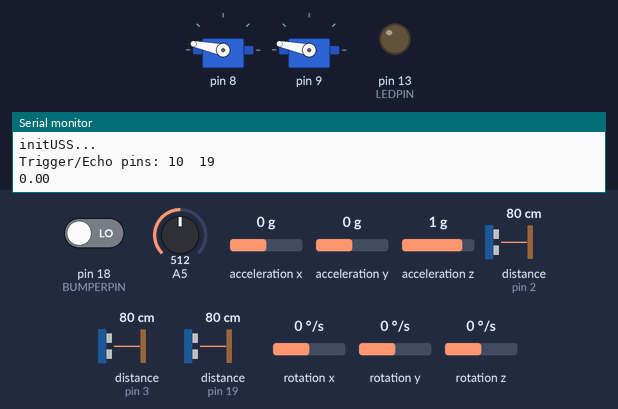
Recording of a sketch running on a simulated Arduino Mega 2560, built with avr-gcc and run on an emulated ATmega2560. Parts: 2 × servo, output pins drawn as LEDs (lit = HIGH), the last lines printed to the serial monitor. Wiring (inferred from the names in the program): 3 × ultrasonic range finder: trigger pin 10, echo pin 19 / trigger pin 11, echo pin 3 / trigger pin 12, echo pin 2; MPU-9250 motion sensor at I2C address 0x68. Dashed ring = blinking. The test bench sets the inputs (shaded band); at power-on: A5 = 512, pin 18 (BUMPERPIN) LOW, acceleration x 0 g, acceleration y 0 g, acceleration z 1 g, distance to the obstacle (sensors on pin 2, pin 3, pin 19) 80 cm, rotation x 0 °/s, rotation y 0 °/s, rotation z 0 °/s. The echo pulse lasts 58.3 µs per cm; random numbers use the default seed unless the sketch sets one; pins used as bus, display or sensor lines are not drawn.

Above: at 11.1 s.
11.2 s: A5 set to 142
At 11.9 s:
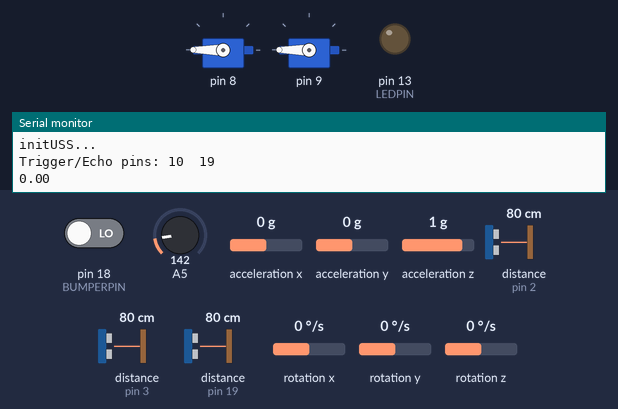
14.2 s: A5 set to 119
At 14.7 s:
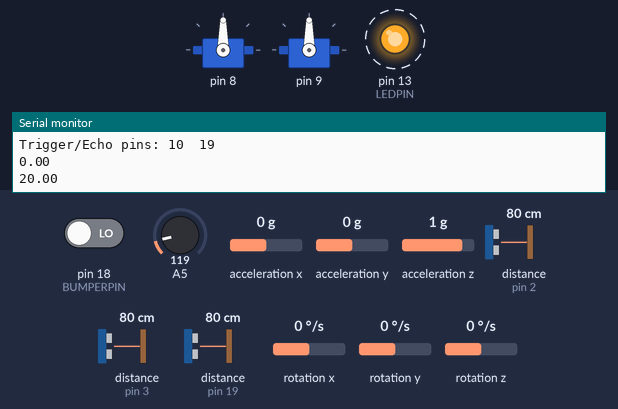
Timing chart, 0 to 23.2 s (numbered marks = the images above; inputs shaded):
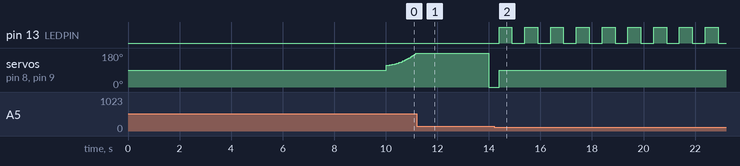

Measured:
- the behaviour switches between 130 and 129 on A5 (found by bisection; images 1 and 2)
- after the input at 14.2 s, pin 13 (LEDPIN): alternates HIGH for 0.50 s and LOW for 0.50 s, starting after 0.20 s

The sketch:

RKG.ino
```cpp
/////////////////////
// :::  Includes :::
/////////////////////
#include "Config.h"
#include "IMU.h"
#include "Motor.h"
#include "Cutting.h"
#include "IR.h"
#include "USS.h"
#include "ObjectManagement.h"
#include <TimerOne.h>


//////////////////////////////
// ::: Regulator Variables :::
//////////////////////////////
// Time
unsigned long timer_us;
static uint32_t pidTimer_us = 0;
double h;

// Reference values
float ref_angle = 0;
float ref_left;
float ref_right;

// Reference error
float e_angle;
float e_left;
float e_right;
float e_old_left;
float e_old_right;

// PID variables
float P_left;
float P_right;
float D_left;
float D_right;
float I_left;
float I_right;
float kp_f;       // Outer P-reg

// PID output
float u_left;
float u_right;

// Control signal
float u1;         // Angle
float u2;         // Velocity

// Used for communication between USS
bool ussLeftTrig = false;
bool ussMidTrig = false;
bool ussRightTrig = false;
bool ussOn = true;


/////////////////////
// ::: Components :::
/////////////////////
IMU imu;
Motor rightMotor(MOTORRIGHT, &SERIALRIGHT);
Motor leftMotor(MOTORLEFT, &SERIALLEFT);
USS left_USS(USS_TRIGGER1, USS_ECHO1,USS_MIN_DISTANCE);
USS mid_USS(USS_TRIGGER2, USS_ECHO2,USS_MIN_DISTANCE);
USS right_USS(USS_TRIGGER3, USS_ECHO3,USS_MIN_DISTANCE);
ObjectManagement obj_management;
IR irFront(IRPIN_FRONT);
IR irBack(IRPIN_BACK);


//////////////////////////////
// ::: Interrupt functions :::
//////////////////////////////
/*
 * Send USS pulse from all sensors
 */
void triggerUSS()
{
  left_USS.trigger_pulse();
  mid_USS.trigger_pulse();
  right_USS.trigger_pulse();
}

/*
 * slowdown or stop if sensors detects object
 */
void recieveEchoLeft(){
  if(!left_USS.echo_recieve()&&ussOn){
    ussLeftTrig = true;
    obj_management.setAvgSpeed(15);
  }
  else if(!ussMidTrig && !ussRightTrig && ussOn){
    ussLeftTrig = false;
    obj_management.setAvgSpeed(30);
  }
  else { ussLeftTrig = false; }
}
void recieveEchomid(){
  if(!mid_USS.echo_recieve()&&ussOn){
    ussMidTrig = true;
    obj_management.setAvgSpeed(15);
  }
  else if(!ussLeftTrig && !ussRightTrig && ussOn){
    ussMidTrig = false;
    obj_management.setAvgSpeed(30);
  }
  else { ussMidTrig = false; }
}
void recieveEchoright(){
  if(!right_USS.echo_recieve()&&ussOn){
    ussRightTrig = true;
    obj_management.setAvgSpeed(15);
  }
  else if(!ussLeftTrig && !ussMidTrig && ussOn){
    ussRightTrig = false;
    obj_management.setAvgSpeed(30);
  }
  else { ussRightTrig = false; }
}

/*
 * Stop & turn around when bumper sensor is activated
 */
void bumperChange()
{
  obj_management.objectDetection();
  ussOn = false;
  kp_f = 0.5;
}

/*
 * Check if RKG is close enough to the grind with IR sensors
 * Return true if distance is too far
 */
bool checkIR()
{
  return (irFront.check() || irFront.check());
}

//////////////////////////
// ::: Initializations :::
//////////////////////////
void setup()
{
  Serial.begin(115200);

  // Motors
  SERIALRIGHT.begin(115200);            // Serial communication with hall sensors
  SERIALLEFT.begin(115200);             // Serial communication with hall sensors
  rightMotor.initMotor();               // Initialise the right motor
  leftMotor.initMotor();                // Initialise the left motor
  obj_management.setAvgSpeed(AVG_RPM);  // Set average speed for motors

  // Ultrasonic sensor (USS)
  left_USS.initUSS();                   // Initialise the left USS
  mid_USS.initUSS();                    // Initialise the mid USS
  right_USS.initUSS();                  // Initialise the right USS
  Timer1.initialize(TIMER1_US);         // Initialise timer1
  Timer1.attachInterrupt(triggerUSS);   // Trigger USS every timer tick
  attachInterrupt(digitalPinToInterrupt(USS_ECHO1), recieveEchoLeft, CHANGE);     // Recieve echo when echo pin changes
  attachInterrupt(digitalPinToInterrupt(USS_ECHO2), recieveEchomid, CHANGE);      // Recieve echo when echo pin changes
  attachInterrupt(digitalPinToInterrupt(USS_ECHO3), recieveEchoright, CHANGE);    // Recieve echo when echo pin changes
  pinMode(LEDPIN,OUTPUT);

  // Bumper sensor
  attachInterrupt(digitalPinToInterrupt(BUMPERPIN), bumperChange, HIGH);          // Recieve echo when echo pin changes

  // Intertial Measurement Unit (IMU)
  kp_f = KP_F;
  imu.initIMU();                        // Initialise the IMU

}


/////////////////////////
// ::: Control system :::
/////////////////////////
void loop()
{
  // Stop if RKG is lifted or if battery voltage is too low
  if(checkIR() ||leftMotor.voltage < 17){
    leftMotor.stopMotor();
    rightMotor.stopMotor();
    Serial.println(leftMotor.voltage);
    while(1){
      digitalWrite(LEDPIN,HIGH);
      delay(500);
      digitalWrite(LEDPIN,LOW);
      delay(500);
    }
  }

/*
 * If RKG is done turning reset reference angle,
 * otherwise check current angle offset
 */
  if(obj_management.turningDone(imu.angle[1])){
    leftMotor.stopMotor();
    rightMotor.stopMotor();
    imu.resetIMU();
    ussOn = true;
    kp_f = KP_F;

  }

/*
 * Outer control system
 * Keep angle offset small
 */
  // Reference value
  ref_angle = obj_management.getAngleRef();
  u1 = obj_management.getAvgSpeed();

  // Reference error
  imu.updateIMU();
  e_angle = ref_angle - ((imu.angle[1]));

  // Control signal
  u2 = kp_f * e_angle;

  // Reference value for inner control system
  ref_right = u1 + u2/2;
  ref_left = u1 - u2/2;

/*
 * Inner control system
 * Make sure both motors have the selected RPM
 */
  // Time management
  // h is time since last sample [us]
  timer_us = micros();
  h = (double)(timer_us - pidTimer_us) / 1000000.0;
  pidTimer_us = timer_us;

  // Read reference value (RPM from motors)
  leftMotor.updateMotor();
  rightMotor.updateMotor();
  float leftRPM = leftMotor.readSpeed();
  float rightRPM = rightMotor.readSpeed();

  // Reference error
  e_left = ref_left - leftRPM;
  e_right = ref_right - rightRPM;

  // PID-regulator
  P_left = KP * e_left;
  P_right = KP * e_right;

  D_left = TF / (TF + h) * D_left + KD / (TF + h) * (e_left - e_old_left);
  D_right = TF / (TF + h) * D_right + KD / (TF + h) * (e_right - e_old_right);

  // Control signal
  u_left = P_left + I_left + D_left;
  u_right = P_right + I_right + D_right;

  // Calculate I-value (Euler forward)
  I_left = I_left + KI * h * e_left;
  I_right = I_right + KI * h * e_right;

  // Control system
  leftMotor.setRPM(u_left);
  rightMotor.setRPM(u_right);
}
```

Cutting.cpp
```cpp
#include "Cutting.h"

// Constructor
Cutting::Cutting()
{
}


/*
 ***** Public methods *****
 */

// Initiate cutting motor
void Cutting::initCutting(){}


/*
 ***** Private methods *****
 */
```

Cutting.h
```cpp
#ifndef CUTTING_H
#define CUTTING_H

#ifndef CONFIG_H
#include "Config.h"
#endif // CONFIG_H

class Cutting {
public:
    Cutting();              // Constructor
    void initCutting();     //
};

#endif // CUTTING_H
```

IMU.cpp
```cpp
#include "IMU.h"


/*
 ***** Constructor *****
 */
IMU::IMU()
{
}


/*
 ***** Public methods *****
 */

 // Initialize the I2C bus.
void IMU::initIMU()
{
  Wire.begin();

  // * Configure gyroscope range *
  I2CwriteByte(MPU9250_ADDRESS,27,GYRO_FULL_SCALE_2000_DPS);
  // * Configure accelerometers range *
  I2CwriteByte(MPU9250_ADDRESS,28,ACC_FULL_SCALE_16_G);

  // Gyroscope
  //gyro_offset[1] = 20.78;
  b0 = 0.0214*1.42;      // Filter constant (weight of new measured value) - Measured in Matlab - in degrees
  b1 = 0.0214*1.42;      // Filter constant (weight of old measured value) - Measured in Matlab - in degrees
  filter_out = 0;   // Filter output
  firsttime = true;
  // Set start values to 0.
  resetIMU();
}

// Update the IMU output data
void IMU::updateIMU()
{
  I2Cread(MPU9250_ADDRESS,0x3B,14,IMU::Buffer); // Read raw data from the IMU
  updateAcc();                                  // Convert & update accelerometer data
  updateGyro();                                 // Update gyroscope data
  updateAngle();
}

// Reset and calibrate the IMU.
void IMU::resetIMU()
{
  acc[0] = 0; acc[1] = 0; acc[2] = 0;                     // Reset current accelerometer data
  gyro[0] = 0; gyro[1] = 0; gyro[2] = 0;                  // Reset current gyroscope data
  gyro_old[0] = 0; gyro_old[1] = 0; gyro_old[2] = 0;      // Reset old gyroscope data
  angle[0] = 0; angle[1] = 0; angle[2] = 0;               // Reset gyroscope angle
  normalizeGyro();                                        // Calculate the new gyroscope offset
  if(firsttime){
    last_timer = micros();
    firsttime = false;
  }

}


/*
 ***** Private methods *****
 */

// This function read Nbytes bytes from I2C device at address Address.
// Put read bytes starting at register Register in the Data array.
void IMU::I2Cread(uint8_t Address, uint8_t Register, uint8_t Nbytes, uint8_t* Data)
{
  // Set register address
  Wire.beginTransmission(Address);
  Wire.write(Register);
  Wire.endTransmission();
  if(Register == 0x02){
   //Serial.println("Data Not Ready");
 }
  // Read Nbytes
  Wire.requestFrom(Address, Nbytes);
  uint8_t index=0;
  while (Wire.available())
    Data[index++]=Wire.read();
  //Serial.println("Data: " + *Data);
}

// Write a byte (Data) in device (Address) at register (Register)
void IMU::I2CwriteByte(uint8_t Address, uint8_t Register, uint8_t Data)
{
  // Set register address
  Wire.beginTransmission(Address);
  Wire.write(Register);
  Wire.write(Data);
  Wire.endTransmission();
}


// Read and convert data from the accelerometer ( m/s^2 )
void IMU::updateAcc()
{
  // Read data from buffer
  int16_t ax=-(Buffer[0]<<8 | Buffer[1]);
  int16_t ay=-(Buffer[2]<<8 | Buffer[3]);
  int16_t az=Buffer[4]<<8 | Buffer[5];

  // Convert raw data to m/s^2
  // Save data in acc{x,y,z}
  float a[3];
  a[0] = ax; a[1] = ay; a[2] = az;
  acc[0] = a[0]/ACC_SENSITIVITY*GRAVITY;
  acc[1] = a[1]/ACC_SENSITIVITY*GRAVITY;
  acc[2] = a[2]/ACC_SENSITIVITY*GRAVITY;
  return;
}


// Read and convert data from the gyroscope
void IMU::updateGyro()
{
  // Read data from buffer
  int16_t gx=-(Buffer[8]<<8 | Buffer[9]);
  int16_t gy=-(Buffer[10]<<8 | Buffer[11]);
  int16_t gz=Buffer[12]<<8 | Buffer[13];

  // Save data in gyro{x,y,z} with
 // Serial.println(gy);
  gx = gx + gyro_offset[0];
  gy = gy + gyro_offset[1];
  gz = gz + gyro_offset[2];

  filter_out = b0*gy + b1*gyro_old[1];
  gyro_old[1] = gy;
  gyro[1] = filter_out;
  //Serial.print("filtrerad vinkelhastighet");
  //Serial.println(gyro[1]);
}


// Update gyroscope angle
void IMU::updateAngle()
{
  timer = micros();
  h = (float)(timer - last_timer)/1000000.0;
  last_timer = timer;
  angle[1] = angle[1]+gyro[1]*h; //integrerar
}


// Calculate gyroscope offset (offset of 1000 samples)
void IMU::normalizeGyro()
{

  int cnt = 0;
  float g_sum[3] = {0,0,0};

  while (cnt < 1000) {
    // Read data from buffer
    I2Cread(MPU9250_ADDRESS,0x3B,14,IMU::Buffer); // Read raw data from the IMU
    int16_t gx=-(Buffer[8]<<8 | Buffer[9]);
    int16_t gy=-(Buffer[10]<<8 | Buffer[11]);
    int16_t gz=Buffer[12]<<8 | Buffer[13];
    // Save the sum of total data
    g_sum[0] += gx;
    g_sum[1] += gy;
    g_sum[2] += gz;
    cnt++;

  }

  gyro_offset[0] = g_sum[0]/cnt;
  gyro_offset[1] = -g_sum[1]/cnt;
  gyro_offset[2] = g_sum[2]/cnt;
  Serial.println(gyro_offset[1]);
 // gyro_offset[1]= 19.20;


 // gyro_offset[1] = 20.995;


}
```

IMU.h
```cpp
#ifndef IMU_H
#define IMU_H

#ifndef CONFIG_H
#include "Config.h"                 // Include configurations.
#endif // CONFIG_H


class IMU {
public:
    IMU();                // Constructor
    void initIMU();       // Initialize I2C bus

    void updateIMU();     // Update the IMU output data
    void resetIMU();      // Reset and calibrate the IMU

    float acc[3];         // Accelerometer output (x,y,z) [m/s^2]
    float gyro[3];        // Gyroscope output (x,y,z) [raw]

    float angle[3];       // Gyroscope angle (x,y,z) [raw]


//private:
    // Used to handle the I2C bus
    void I2Cread(uint8_t Address, uint8_t Register, uint8_t Nbytes, uint8_t* Data);
    void I2CwriteByte(uint8_t Address, uint8_t Register, uint8_t Data);
    uint8_t Buffer[14];    // Buffer used to save I2C data

    // IMU functions
    void updateAcc();     // Read, convert and save raw data from accelerometer in Acc
    void updateGyro();    // Read, convert and save raw data from gyroscope in Acc
    void updateAngle();   // Update angle with new gyroscope data

    // Gyroscope variables
    int gyro_old[3];      // Previous output
    void normalizeGyro(); // Calculate offset
    float gyro_offset[3];   // Offset (when still all axis should have output 0)
    float b0;             // Filter constant (weight of new measured value)
    float b1;             // Filter constant (weight of old measured value)
    float filter_out;     // Filter output
    float h;
    unsigned long timer;
    unsigned long last_timer;
    bool firsttime;
};


#endif //IMU_H
```

IR.cpp
```cpp
#include "IR.h"

// Constructor
IR::IR(int irpin)
{
  pin = irpin;
  trigger_distance = IR_TRIGGER_DISTANCE;
  ir_count = 0;
  max_count = IR_MAX_COUNT;
}


/*
 ***** Public methods *****
 */

// Return true if distance is too far
bool IR::check(){
   if(analogRead(pin) < trigger_distance){
    ir_count ++;
   }
   else{
    ir_count = 0;
   }
   if(ir_count > max_count){
    return true;
   }
   return false;
}
```

IR.h
```cpp
#ifndef IR_H
#define IR_H

#ifndef CONFIG_H
#include "Config.h"                   // Include configurations.
#endif // CONFIG_H

class IR {
  public:
    IR(int pin);   // Constructor
    bool check();                    //


  private:
    int pin;
    int trigger_distance;
    int ir_count;
    int max_count;


};


#endif //IR_H
```

Motor.cpp
```cpp
#include "Motor.h"


// Constructor
// Input defines which pin the vesc is connected to.
Motor::Motor(int pin, HardwareSerial *serialPin)
{
    currentThrottle = 0;     // Throttle from 0-180
    escPin = pin;            // Set the pin that is connected to the vesc
    serialIO = serialPin;
    minPulseRate = 1000;
    maxPulseRate = 2000;
    esc;                     // Servo

    // Output data from the hall sensor
    VescMeasuredValues;      // Contains output from sensor
    voltage = 20;           // Measured battery voltage
    current = 0.0;           // Measured battery current
    motor_current = 0.0;     // Measured motor current
    power = 0.0;             // Calculated power
    c_speed = 0.0;           // Measured rpm * Pi * wheel diameter [km] * 60 [minutes]
    // c_dist = 0.00;        // Measured odometry tachometer [turns] * Pi * wheel diameter [km]
    Count_error = 0;         // Used for debugging
}


/*
 ***** Public methods *****
 */

// Update the motor output data
void Motor::initMotor()
{
    esc.attach(escPin, minPulseRate, maxPulseRate);   // Attach the servo to the correct pin and set the pulse range
    setRPM(0);                                        // Set speed to still.
    delay(1000);
}

// Read values from the motors
void Motor::updateMotor()
{
    if (vesc_get_values(VescMeasuredValues, serialIO)) {
        // Read values from the motors
        voltage = VescMeasuredValues.v_in;
        current = VescMeasuredValues.current_in;
        motor_current = VescMeasuredValues.current_motor;
        power = current*voltage;
        c_speed = (VescMeasuredValues.rpm/HALL2RPM);
        Count_error = 0;

        if (voltage < MIN_VOLTAGE) {         // Stop motor if battery voltage is too low
          stopMotor();
        }
    }
}

//Set RPM of motor (From -65 to 65);
void Motor::setRPM(int RPM)
{
    int new_speed;
    if ( RPM < 0 ) {
      new_speed = 90-abs(RPM)*90/MAX_RPM;
    }
    else if ( RPM > 0 ) {
      new_speed = 90+RPM*90/MAX_RPM;
    }
    else {
      new_speed = 90;   // Set RPM to zero.
    }
    changeThrottle(new_speed);
}

void Motor::stopMotor()
{
  setRPM(0);
}

int Motor::readSpeed()
{
    return c_speed;
}

/*
 ***** Private methods *****
 */

void Motor::changeThrottle(int throttle)
{
    int newThrottle = normalizeThrottle(throttle);
    currentThrottle = newThrottle;
    esc.write(newThrottle);
}

int Motor::readThrottle()
{
    return esc.read();
}

// Ensure that throttle value is between 0 - 180
int Motor::normalizeThrottle(int value)
{
    if (value < 0)
      return 0;
    if (value > 180)
      return 180;
    return value;
}
```

Motor.h
```cpp
#ifndef MOTOR_H
#define MOTOR_H

#ifndef CONFIG_H
#include "Config.h"                 // Include configurations.
#endif // CONFIG_H

class Motor {
public:
    Motor(int, HardwareSerial*);   // Constructor, specify which pin the motor is connected to
    void initMotor();              // Attach the servo to the pin and set the pulse range
    void updateMotor();            // Read values from the motor
    void setRPM(int);              // Set RPM of motor (From -65 to 65);
    void stopMotor();              // Change speed to still.
    int readSpeed();               // Read speed.
    int currentThrottle;           // current throttle
    float voltage;                  //measured battery voltage

private:
    // Functions
    void changeThrottle(int);
    int readThrottle();
    int normalizeThrottle(int);

    // Variables
    int escPin;                     //pin that motor is connected to
    HardwareSerial *serialIO;       //serial port for motor output
    int minPulseRate;
    int maxPulseRate;
    Servo esc;
    // Output data from the hall sensor
    mc_values VescMeasuredValues;   // Contains output from hall sensor
    float current;                  //measured battery current
    float motor_current;            //measured motor current
    float c_speed;                  //measured rpm * Pi * wheel diameter [km] * 60 [minutes]
    float c_dist;                   //measured odometry tachometer [turns] * Pi * wheel diameter [km]
    double power;                   //calculated power
    int Count_error;
};


#endif //MOTORS_H
```

crc.h
```cpp
// (licence header left out)
/*
 * crc.h
 *
 *  Created on: 26 feb 2012
 *      Author: benjamin
 */

#ifndef CRC_H_
#define CRC_H_

/*
 * Functions
 */
unsigned short crc16(unsigned char *buf, unsigned int len);

#endif /* CRC_H_ */
```

Source omitted: ObjectManagement.cpp (1810 bytes), ObjectManagement.h (1185 bytes), USS.cpp (3170 bytes), USS.h (1281 bytes), buffer.cpp (3696 bytes), buffer.h (1904 bytes), crc.cpp (4189 bytes), datatypes.h (3131 bytes), vesc_uart.cpp (6296 bytes), vesc_uart.h (2423 bytes), Config.h (3022 bytes)
